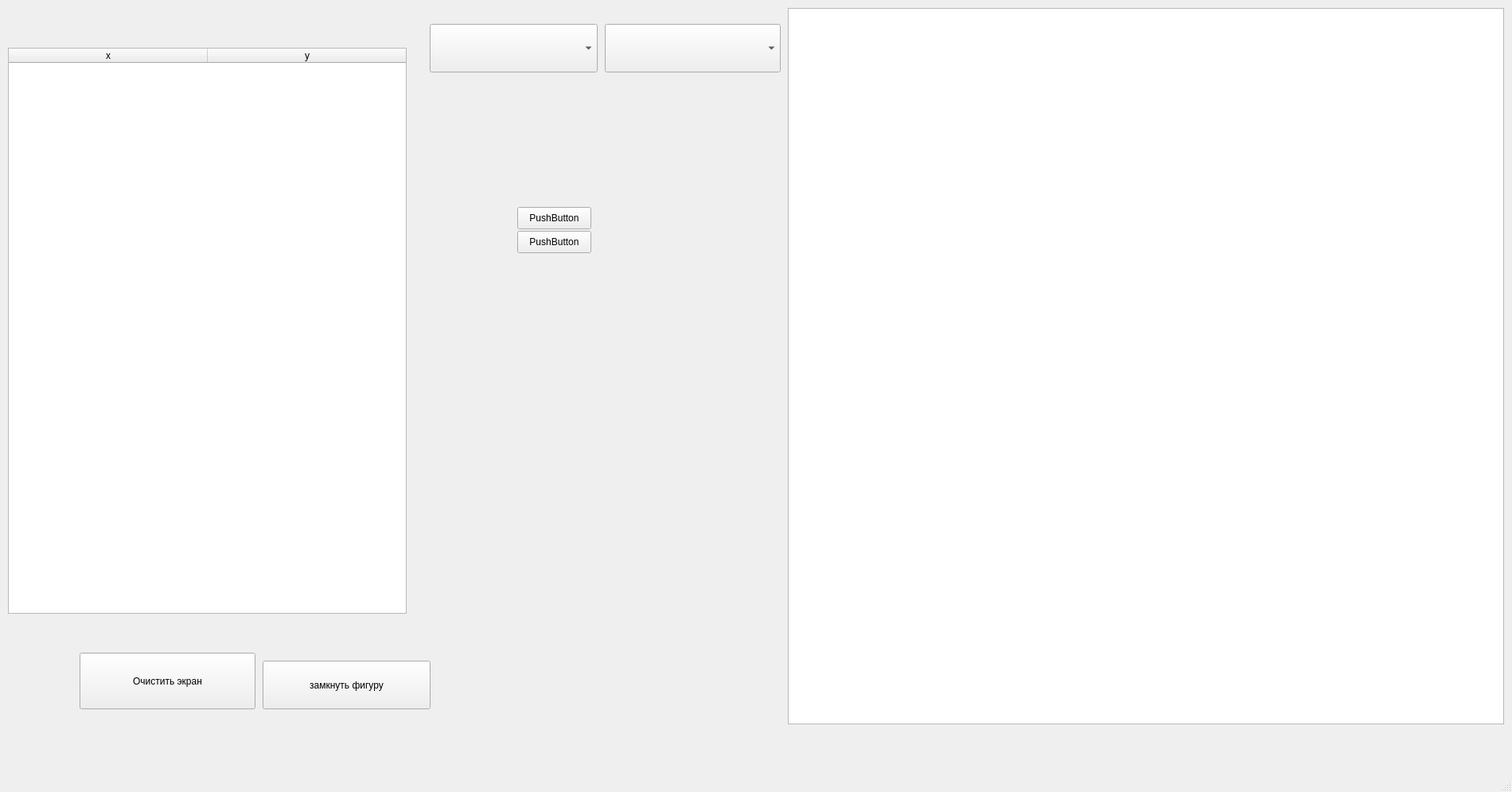
<?xml version="1.0" encoding="UTF-8"?>
<ui version="4.0">
 <class>MainWindow</class>
 <widget class="QMainWindow" name="MainWindow">
  <property name="geometry">
   <rect>
    <x>0</x>
    <y>0</y>
    <width>1900</width>
    <height>995</height>
   </rect>
  </property>
  <property name="windowTitle">
   <string>MainWindow</string>
  </property>
  <widget class="QWidget" name="centralwidget">
   <widget class="QGraphicsView" name="graphicsView">
    <property name="geometry">
     <rect>
      <x>990</x>
      <y>10</y>
      <width>900</width>
      <height>900</height>
     </rect>
    </property>
   </widget>
   <widget class="QPushButton" name="buttonCloseFig">
    <property name="geometry">
     <rect>
      <x>330</x>
      <y>830</y>
      <width>211</width>
      <height>61</height>
     </rect>
    </property>
    <property name="text">
     <string>замкнуть фигуру</string>
    </property>
   </widget>
   <widget class="QComboBox" name="comboBox">
    <property name="geometry">
     <rect>
      <x>540</x>
      <y>30</y>
      <width>211</width>
      <height>61</height>
     </rect>
    </property>
    <property name="font">
     <font>
      <pointsize>14</pointsize>
     </font>
    </property>
   </widget>
   <widget class="QComboBox" name="comboBox_2">
    <property name="geometry">
     <rect>
      <x>760</x>
      <y>30</y>
      <width>221</width>
      <height>61</height>
     </rect>
    </property>
    <property name="font">
     <font>
      <pointsize>14</pointsize>
     </font>
    </property>
    <property name="currentText">
     <string/>
    </property>
   </widget>
   <widget class="QPushButton" name="butClear">
    <property name="geometry">
     <rect>
      <x>100</x>
      <y>820</y>
      <width>221</width>
      <height>71</height>
     </rect>
    </property>
    <property name="text">
     <string>Очистить экран</string>
    </property>
   </widget>
   <widget class="QTableWidget" name="tableWidget">
    <property name="geometry">
     <rect>
      <x>10</x>
      <y>60</y>
      <width>501</width>
      <height>711</height>
     </rect>
    </property>
    <property name="horizontalScrollBarPolicy">
     <enum>Qt::ScrollBarAlwaysOff</enum>
    </property>
    <property name="rowCount">
     <number>0</number>
    </property>
    <property name="columnCount">
     <number>4</number>
    </property>
    <attribute name="horizontalHeaderVisible">
     <bool>true</bool>
    </attribute>
    <attribute name="horizontalHeaderCascadingSectionResizes">
     <bool>true</bool>
    </attribute>
    <attribute name="horizontalHeaderMinimumSectionSize">
     <number>50</number>
    </attribute>
    <attribute name="horizontalHeaderDefaultSectionSize">
     <number>250</number>
    </attribute>
    <attribute name="verticalHeaderVisible">
     <bool>false</bool>
    </attribute>
    <column>
     <property name="text">
      <string>x</string>
     </property>
    </column>
    <column>
     <property name="text">
      <string>y</string>
     </property>
    </column>
    <column/>
    <column/>
   </widget>
   <widget class="QPushButton" name="pushButton">
    <property name="geometry">
     <rect>
      <x>650</x>
      <y>260</y>
      <width>93</width>
      <height>28</height>
     </rect>
    </property>
    <property name="text">
     <string>PushButton</string>
    </property>
   </widget>
   <widget class="QPushButton" name="pushButton_2">
    <property name="geometry">
     <rect>
      <x>650</x>
      <y>290</y>
      <width>93</width>
      <height>28</height>
     </rect>
    </property>
    <property name="text">
     <string>PushButton</string>
    </property>
   </widget>
  </widget>
  <widget class="QMenuBar" name="menubar">
   <property name="geometry">
    <rect>
     <x>0</x>
     <y>0</y>
     <width>1900</width>
     <height>26</height>
    </rect>
   </property>
  </widget>
  <widget class="QStatusBar" name="statusbar"/>
 </widget>
 <resources/>
 <connections/>
</ui>
